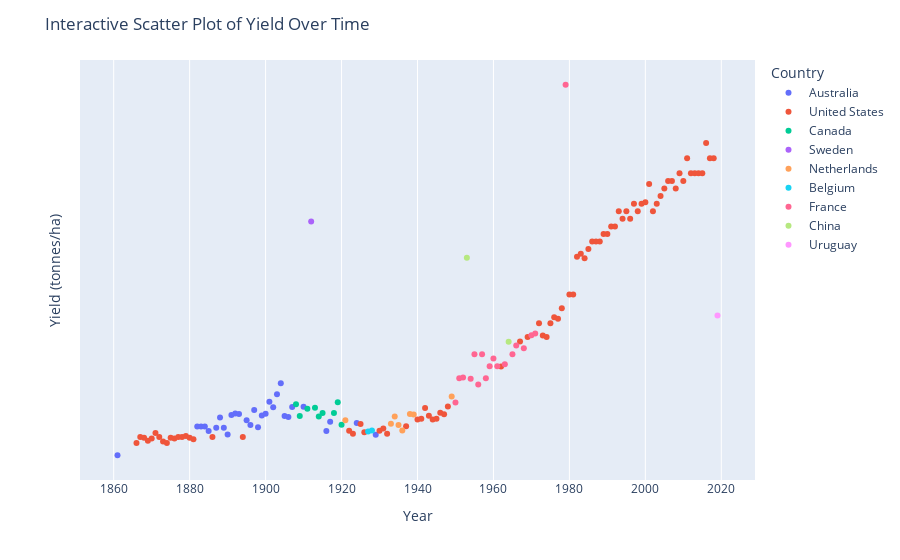

Write notebook code for a chart like this one.
### Code cell
#country with the highest yield per year, hover for more info
# Group data by 'year' and find the country with the highest yield in each year
highest_yield_per_year = df.groupby('year').apply(lambda x: x.loc[x['yield'].idxmax()]).reset_index(drop=True)

# Create an interactive scatter plot with hover labels
fig = px.scatter(highest_yield_per_year, x='year', y='yield', color='country', hover_name='country', labels={'country': 'Country'})
fig.update_layout(
    title='Interactive Scatter Plot of Yield Over Time',
    xaxis_title='Year',
    yaxis_title='Yield (tonnes/ha)',
)

# Set the y-axis tick values to be every year
fig.update_yaxes(tickvals=highest_yield_per_year['year'].unique())

fig.show()

### Figure 1 — Plotly figure (JSON) as saved in the notebook; plotly's stock layout.template omitted (floating-point values rounded to 4 significant figures; data arrays with more than 128 entries replaced by an {"elided": "..."} marker saying what was removed)
{"data": [{"hovertemplate": "<b>%{hovertext}</b><br><br>Country=Australia<br>year=%{x}<br>yield=%{y}<extra></extra>", "hovertext": ["Australia", "Australia", "Australia", "Australia", "Australia", "Australia", "Australia", "Australia", "Australia", "Australia", "Australia", "Australia", "Australia", "Australia", "Australia", "Australia", "Australia", "Australia", "Australia", "Australia", "Australia", "Australia", "Australia", "Australia", "Australia", "Australia", "Australia", "Australia", "Australia", "Australia"], "legendgroup": "Australia", "marker": {"color": "#636efa", "symbol": "circle"}, "mode": "markers", "name": "Australia", "orientation": "v", "showlegend": true, "type": "scatter", "x": [1861, 1882, 1883, 1884, 1885, 1887, 1888, 1889, 1890, 1891, 1892, 1893, 1895, 1896, 1897, 1898, 1899, 1900, 1901, 1902, 1903, 1904, 1905, 1906, 1907, 1910, 1916, 1917, 1924, 1929], "xaxis": "x", "y": [1.812, 3, 3, 3, 2.812, 2.95, 3.375, 2.957, 2.676, 3.476, 3.545, 3.519, 3.261, 3.069, 3.692, 2.977, 3.465, 3.533, 4.026, 3.805, 4.341, 4.792, 3.435, 3.396, 3.809, 3.818, 2.822, 3.204, 3.153, 2.662], "yaxis": "y"}, {"hovertemplate": "<b>%{hovertext}</b><br><br>Country=United States<br>year=%{x}<br>yield=%{y}<extra></extra>", "hovertext": ["United States", "United States", "United States", "United States", "United States", "United States", "United States", "United States", "United States", "United States", "United States", "United States", "United States", "United States", "United States", "United States", "United States", "United States", "United States", "United States", "United States", "United States", "United States", "United States", "United States", "United States", "United States", "United States", "United States", "United States", "United States", "United States", "United States", "United States", "United States", "United States", "United States", "United States", "United States", "United States", "United States", "United States", "United States", "United States", "United States", "United States", "United States", "United States", "United States", "United States", "United States", "United States", "United States", "United States", "United States", "United States", "United States", "United States", "United States", "United States", "United States", "United States", "United States", "United States", "United States", "United States", "United States", "United States", "United States", "United States", "United States", "United States", "United States", "United States", "United States", "United States", "United States", "United States", "United States", "United States", "United States", "United States", "United States", "United States"], "legendgroup": "United States", "marker": {"color": "#EF553B", "symbol": "circle"}, "mode": "markers", "name": "United States", "orientation": "v", "showlegend": true, "type": "scatter", "x": [1866, 1867, 1868, 1869, 1870, 1871, 1872, 1873, 1874, 1875, 1876, 1877, 1878, 1879, 1880, 1881, 1886, 1894, 1922, 1923, 1925, 1926, 1930, 1931, 1932, 1937, 1940, 1941, 1942, 1943, 1944, 1945, 1946, 1947, 1948, 1962, 1967, 1969, 1972, 1973, 1974, 1975, 1976, 1977, 1978, 1980, 1981, 1982, 1983, 1984, 1985, 1986, 1987, 1988, 1989, 1990, 1991, 1992, 1993, 1994, 1995, 1996, 1997, 1998, 1999, 2000, 2001, 2002, 2003, 2004, 2005, 2006, 2007, 2008, 2009, 2010, 2011, 2012, 2013, 2014, 2015, 2016, 2017, 2018], "xaxis": "x", "y": [2.322, 2.574, 2.542, 2.417, 2.511, 2.73, 2.574, 2.385, 2.322, 2.542, 2.511, 2.574, 2.574, 2.611, 2.542, 2.479, 2.574, 2.574, 2.825, 2.699, 3.107, 2.762, 2.825, 2.919, 2.699, 3.013, 3.295, 3.327, 3.766, 3.452, 3.295, 3.327, 3.578, 3.515, 3.829, 5.492, 6.528, 6.716, 7.281, 6.779, 6.716, 7.281, 7.532, 7.47, 7.909, 8.474, 8.474, 10.04, 10.17, 9.98, 10.36, 10.67, 10.67, 10.67, 10.98, 10.98, 11.3, 11.3, 11.93, 11.61, 11.93, 11.61, 12.24, 11.93, 12.24, 12.3, 13.06, 11.93, 12.24, 12.55, 12.87, 13.18, 13.18, 12.87, 13.5, 13.18, 14.12, 13.5, 13.5, 13.5, 13.5, 14.75, 14.12, 14.12], "yaxis": "y"}, {"hovertemplate": "<b>%{hovertext}</b><br><br>Country=Canada<br>year=%{x}<br>yield=%{y}<extra></extra>", "hovertext": ["Canada", "Canada", "Canada", "Canada", "Canada", "Canada", "Canada", "Canada", "Canada"], "legendgroup": "Canada", "marker": {"color": "#00cc96", "symbol": "circle"}, "mode": "markers", "name": "Canada", "orientation": "v", "showlegend": true, "type": "scatter", "x": [1908, 1909, 1911, 1913, 1914, 1915, 1918, 1919, 1920], "xaxis": "x", "y": [3.922, 3.434, 3.739, 3.786, 3.414, 3.565, 3.567, 4.012, 3.081], "yaxis": "y"}, {"hovertemplate": "<b>%{hovertext}</b><br><br>Country=Sweden<br>year=%{x}<br>yield=%{y}<extra></extra>", "hovertext": ["Sweden"], "legendgroup": "Sweden", "marker": {"color": "#ab63fa", "symbol": "circle"}, "mode": "markers", "name": "Sweden", "orientation": "v", "showlegend": true, "type": "scatter", "x": [1912], "xaxis": "x", "y": [11.5], "yaxis": "y"}, {"hovertemplate": "<b>%{hovertext}</b><br><br>Country=Netherlands<br>year=%{x}<br>yield=%{y}<extra></extra>", "hovertext": ["Netherlands", "Netherlands", "Netherlands", "Netherlands", "Netherlands", "Netherlands", "Netherlands", "Netherlands"], "legendgroup": "Netherlands", "marker": {"color": "#FFA15A", "symbol": "circle"}, "mode": "markers", "name": "Netherlands", "orientation": "v", "showlegend": true, "type": "scatter", "x": [1921, 1933, 1934, 1935, 1936, 1938, 1939, 1949], "xaxis": "x", "y": [3.265, 3.113, 3.419, 3.062, 2.838, 3.527, 3.5, 4.244], "yaxis": "y"}, {"hovertemplate": "<b>%{hovertext}</b><br><br>Country=Belgium<br>year=%{x}<br>yield=%{y}<extra></extra>", "hovertext": ["Belgium", "Belgium"], "legendgroup": "Belgium", "marker": {"color": "#19d3f3", "symbol": "circle"}, "mode": "markers", "name": "Belgium", "orientation": "v", "showlegend": true, "type": "scatter", "x": [1927, 1928], "xaxis": "x", "y": [2.8, 2.84], "yaxis": "y"}, {"hovertemplate": "<b>%{hovertext}</b><br><br>Country=France<br>year=%{x}<br>yield=%{y}<extra></extra>", "hovertext": ["France", "France", "France", "France", "France", "France", "France", "France", "France", "France", "France", "France", "France", "France", "France", "France", "France", "France"], "legendgroup": "France", "marker": {"color": "#FF6692", "symbol": "circle"}, "mode": "markers", "name": "France", "orientation": "v", "showlegend": true, "type": "scatter", "x": [1950, 1951, 1952, 1954, 1955, 1956, 1957, 1958, 1959, 1960, 1961, 1963, 1965, 1966, 1968, 1970, 1971, 1979], "xaxis": "x", "y": [4, 5, 5.038, 4.984, 6, 4.75, 6, 5, 5.5, 5.819, 5.5, 5.589, 6, 6.36, 6.246, 6.789, 6.861, 17.17], "yaxis": "y"}, {"hovertemplate": "<b>%{hovertext}</b><br><br>Country=China<br>year=%{x}<br>yield=%{y}<extra></extra>", "hovertext": ["China", "China"], "legendgroup": "China", "marker": {"color": "#B6E880", "symbol": "circle"}, "mode": "markers", "name": "China", "orientation": "v", "showlegend": true, "type": "scatter", "x": [1953, 1964], "xaxis": "x", "y": [10, 6.518], "yaxis": "y"}, {"hovertemplate": "<b>%{hovertext}</b><br><br>Country=Uruguay<br>year=%{x}<br>yield=%{y}<extra></extra>", "hovertext": ["Uruguay"], "legendgroup": "Uruguay", "marker": {"color": "#FF97FF", "symbol": "circle"}, "mode": "markers", "name": "Uruguay", "orientation": "v", "showlegend": true, "type": "scatter", "x": [2019], "xaxis": "x", "y": [7.608], "yaxis": "y"}], "layout": {"legend": {"title": {"text": "Country"}, "tracegroupgap": 0}, "margin": {"t": 60}, "title": {"text": "Interactive Scatter Plot of Yield Over Time"}, "xaxis": {"anchor": "y", "domain": [0, 1], "title": {"text": "Year"}}, "yaxis": {"anchor": "x", "domain": [0, 1], "tickvals": {"elided": "155 int values"}, "title": {"text": "Yield (tonnes/ha)"}}}}
